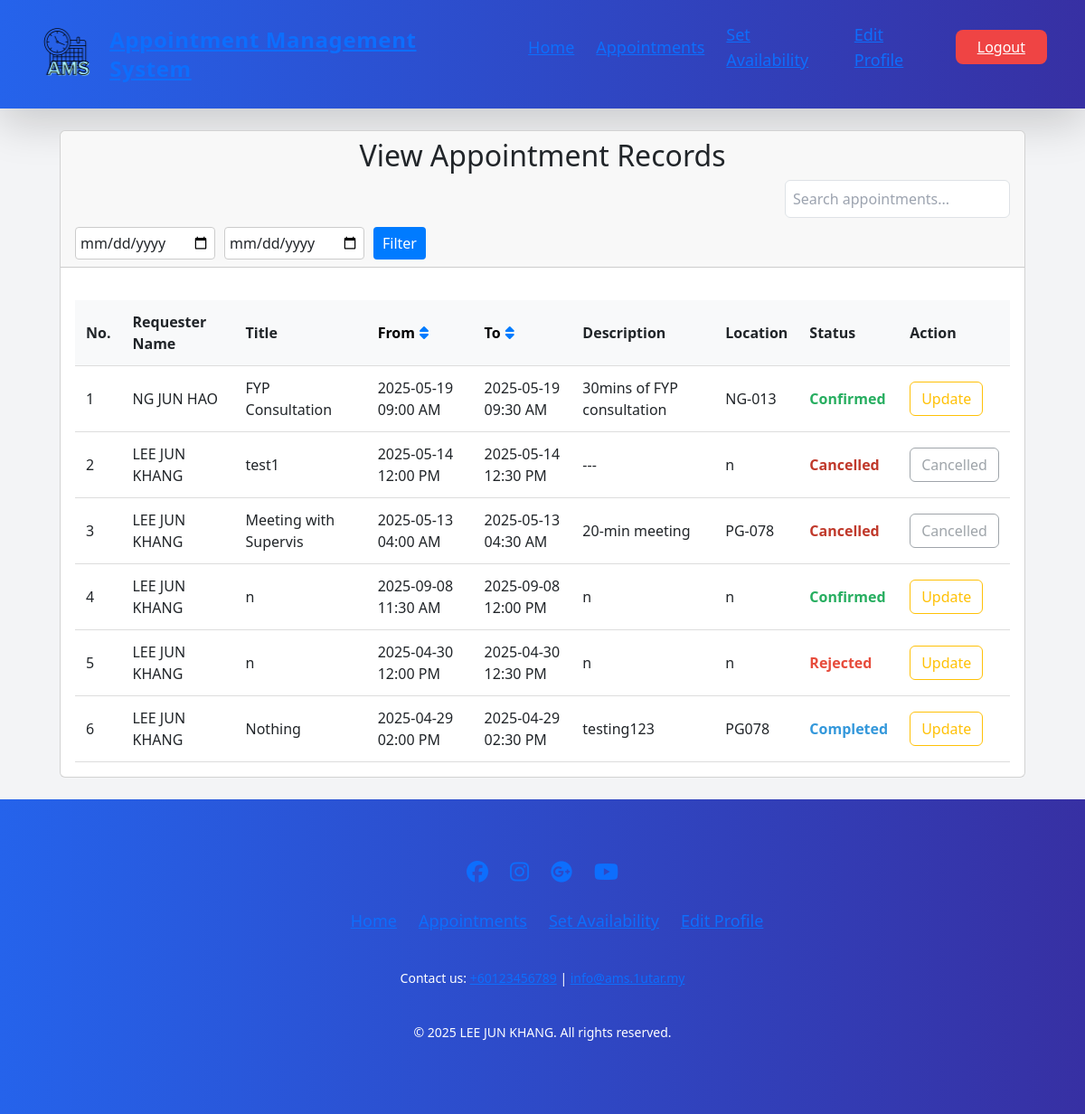
The app's page /appointment_view_lecturer.php (signed in), older data.
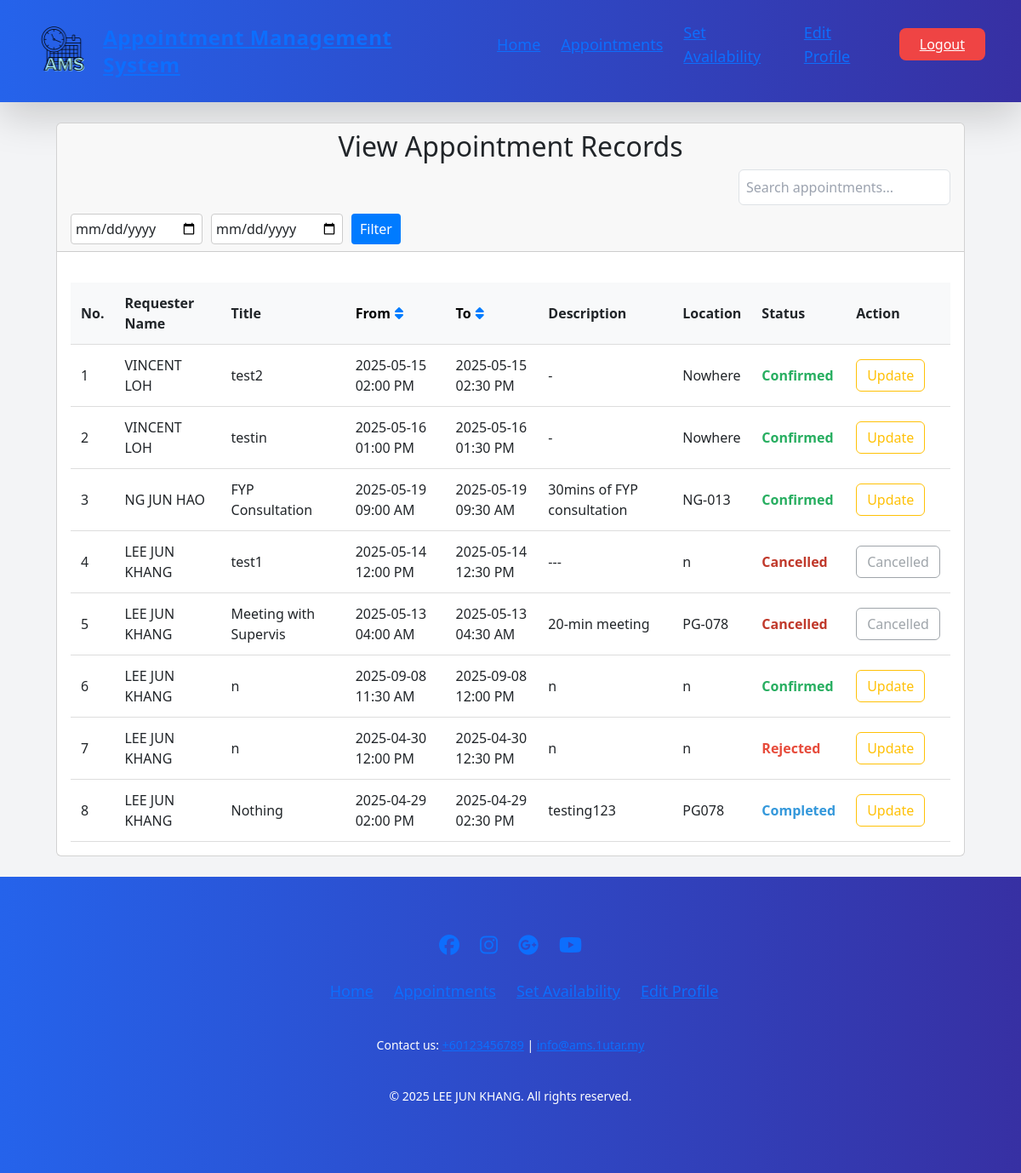
The same page, newer data.
### tables this page shows
CREATE TABLE `appointments` (
  `id` bigint(11) NOT NULL,
  `student_id` bigint(11) NOT NULL,
  `lecturer_id` bigint(11) NOT NULL,
  `title` varchar(100) NOT NULL,
  `start_datetime` datetime NOT NULL,
  `end_datetime` datetime NOT NULL,
  `status` enum('Confirmed','Rejected','Cancelled','Completed') DEFAULT 'Confirmed',
  `description` text DEFAULT NULL,
  `location` varchar(50) NOT NULL,
  `created_at` timestamp NOT NULL DEFAULT current_timestamp(),
  `updated_at` timestamp NOT NULL DEFAULT current_timestamp() ON UPDATE current_timestamp()
);

CREATE TABLE `users` (
  `id` bigint(11) NOT NULL,
  `username` varchar(100) NOT NULL,
  `email` varchar(100) NOT NULL,
  `role_id` int(1) NOT NULL,
  `reg_date` datetime NOT NULL,
  `password` varchar(255) NOT NULL,
  `contact_number` varchar(15) NOT NULL
);

### appointment_view_lecturer.php (the view, shortened to what the rows shown need)
<?php
include('header_lecturer.php');
$current_user_id = $_SESSION['id'] ?? null;
$lecturer_query = "SELECT id FROM lecturers WHERE user_id = ?";
$lecturer_stmt = $con->prepare($lecturer_query);
$lecturer_stmt->bind_param('i', $current_user_id);
$lecturer_stmt->execute();
$lecturer_result = $lecturer_stmt->get_result();
$lecturer = $lecturer_result->fetch_assoc();
$lecturer_id = $lecturer['id'];
$sort_by = isset($_GET['sort_by']) ? $_GET['sort_by'] : 'id';
$sort_order = isset($_GET['sort_order']) ? $_GET['sort_order'] : 'DESC';
$valid_sort_columns = ['start_datetime', 'end_datetime', 'id'];
$sort_by = in_array($sort_by, $valid_sort_columns) ? $sort_by : 'id';
$sort_order = strtoupper($sort_order) === 'ASC' ? 'ASC' : 'DESC';
$new_sort_order = $sort_order === 'ASC' ? 'DESC' : 'ASC';
$from_date = isset($_GET['from_date']) ? $_GET['from_date'] : '';
$to_date = isset($_GET['to_date']) ? $_GET['to_date'] : '';
$where_clause = "WHERE appointments.lecturer_id = ?";
$params = [$lecturer_id];
$types = 'i';
$sel_query = "SELECT appointments.*,
              u1.username AS requester_name,
              u1.email AS requester_email,
              u2.username AS accepter_name,
              u2.email AS accepter_email,
              DATE_FORMAT(appointments.start_datetime, '%Y-%m-%d %h:%i %p') AS formatted_start,
              DATE_FORMAT(appointments.end_datetime, '%Y-%m-%d %h:%i %p') AS formatted_end
              FROM appointments
              JOIN users u1 ON appointments.student_id = u1.id
              JOIN lecturers l ON appointments.lecturer_id = l.id
              JOIN users u2 ON l.user_id = u2.id
              $where_clause
              ORDER BY appointments.$sort_by $sort_order";
$stmt = $con->prepare($sel_query);
$stmt->bind_param($types, ...$params);
$stmt->execute();
$result = $stmt->get_result();
$appointments = $result->fetch_all(MYSQLI_ASSOC);
?>
<!DOCTYPE html>
<html lang="en">
<head>
    <link href="https://cdn.jsdelivr.net/npm/bootstrap@5.3.3/dist/css/bootstrap.min.css" rel="stylesheet"
>
    <link rel="stylesheet" type="text/css"
        href="https://cdnjs.cloudflare.com/ajax/libs/font-awesome/6.6.0/css/all.min.css">
</head>
<body>
    <main>
        <div class="container">
            <div class="row">
                <div class="col-md-12">
                    <div class="card">
                        <div class="card-header">
                            <h2 style="text-align: center;">View Appointment Records</h2>
                        </div>
                        <div class="card-body">
                            <div id="appointment-list">
                                <table class="product-table">
                                    <thead>
                                        <tr>
                                            <th>No.</th>
                                            <th>Requester Name</th>
                                            <th>Title</th>
                                            <th>
                                                <a
                                                    href="?sort_by=start_datetime&sort_order=<?php echo ($sort_by === 'start_datetime') ? $new_sort_order : 'ASC'; ?>&from_date=<?php echo urlencode($from_date ? substr($from_date, 0, 10) : ''); ?>&to_date=<?php echo urlencode($to_date ? substr($to_date, 0, 10) : ''); ?>">
                                                    From
                                                    <?php if ($sort_by === 'start_datetime') { ?>
                                                        <i
                                                            class="fas fa-sort-<?php echo $sort_order === 'ASC' ? 'up' : 'down'; ?> sort-icon"></i>
                                                    <?php } else { ?>
                                                        <i class="fas fa-sort sort-icon"></i>
                                                    <?php } ?>
                                                </a>
                                            </th>
                                            <th>
                                                <a
                                                    href="?sort_by=end_datetime&sort_order=<?php echo ($sort_by === 'end_datetime') ? $new_sort_order : 'ASC'; ?>&from_date=<?php echo urlencode($from_date ? substr($from_date, 0, 10) : ''); ?>&to_date=<?php echo urlencode($to_date ? substr($to_date, 0, 10) : ''); ?>">
                                                    To
                                                    <?php if ($sort_by === 'end_datetime') { ?>
                                                        <i
                                                            class="fas fa-sort-<?php echo $sort_order === 'ASC' ? 'up' : 'down'; ?> sort-icon"></i>
                                                    <?php } else { ?>
                                                        <i class="fas fa-sort sort-icon"></i>
                                                    <?php } ?>
                                                </a>
                                            </th>
                                            <th>Description</th>
                                            <th>Location</th>
                                            <th>Status</th>
                                            <th>Action</th>
                                        </tr>
                                    </thead>
                                    <tbody>
                                        <?php if (empty($appointments)): ?>
                                            <tr>
                                                <td colspan="9" class="text-center">No appointments found.</td>
                                            </tr>
                                        <?php else: ?>
                                            <?php $count = 1; ?>
                                            <?php foreach ($appointments as $row): ?>
                                                <?php
                                                $statusText = $row['status'] ?: 'Confirmed';
                                                $statusClass = match ($statusText) {
                                                    'Confirmed' => 'status-confirmed',
                                                    'Cancelled' => 'status-cancelled',
                                                    'Rejected' => 'status-rejected',
                                                    'Completed' => 'status-completed',
                                                    default => ''
                                                };
                                                ?>
                                                <tr>
                                                    <td><?php echo $count; ?></td>
                                                    <td><?php echo htmlspecialchars($row["requester_name"]); ?></td>
                                                    <td><?php echo htmlspecialchars($row["title"]); ?></td>
                                                    <td><?php echo htmlspecialchars($row["formatted_start"]); ?></td>
                                                    <td><?php echo htmlspecialchars($row["formatted_end"]); ?></td>
                                                    <td><?php echo htmlspecialchars($row["description"]); ?></td>
                                                    <td><?php echo htmlspecialchars($row["location"]); ?></td>
                                                    <td class="<?php echo $statusClass; ?>">
                                                        <?php echo htmlspecialchars($statusText); ?></td>
                                                    <td>
                                                        <?php if ($statusText !== 'Cancelled'): ?>
                                                            <button type="button" class="btn btn-outline-warning"
                                                                data-bs-toggle="modal" data-bs-target="#updateModal"
                                                                data-id="<?php echo $row['id']; ?>">Update</button>
                                                        <?php else: ?>
                                                            <button type="button" class="btn btn-outline-secondary"
                                                                disabled>Cancelled</button>
                                                        <?php endif; ?>
                                                    </td>
                                                </tr>
                                                <?php $count++; ?>
                                            <?php endforeach; ?>
                                        <?php endif; ?>
                                    </tbody>
                                </table>
                            </div>
                        </div>
                    </div>
                </div>
            </div>
        </div>
    </main>
    <?php include("footer_lecturer.php"); ?>
</body>
</html>

Row changes from the older to the newer data that the page shows:
added appointments: student.username "VINCENT LOH", title "test2", formatted_start "2025-05-15 02:00 PM", formatted_end "2025-05-15 02:30 PM", description "-", location "Nowhere", status "Confirmed"
added appointments: student.username "VINCENT LOH", title "testin", formatted_start "2025-05-16 01:00 PM", formatted_end "2025-05-16 01:30 PM", description "-", location "Nowhere", status "Confirmed"
